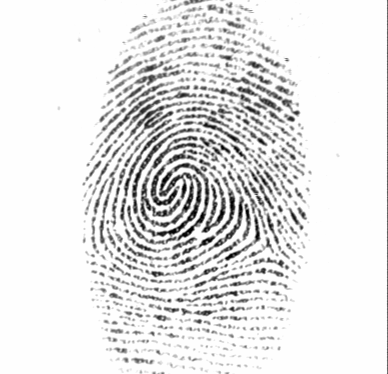
%> input picture P1/77_8.bmp, 388 x 374 px
$ octave pic.m   (GNU Octave 9; MATLAB toolbox functions it lacks are replaced by stand-ins)
%> lines starting %> are read from the running program, lines starting %| are printed output that depends on the picture
### P1/get_block_and_DFT.m
function [ block, DFT_block, result_block, abs_block, num ] = get_block_and_DFT( resized_img, zeroed_img, m )
% block, DFT_block, result_block, abs_block, num 分别为
% 原图各分块，为DFT补零各分块，DFT后各分块，各分块幅值，分块数

% 计算分块数
if mod(m, 2) == 0
    num = 1 +2*(m-8)/14;
else
    num = 2 + 2*(m-15)/14;
end

block = cell(num, num);
DFT_block = cell(num, num);
result_block = cell(num, num);
abs_block = cell(num, num);

for i=1:num
    for j=1:num
        block{i, j} = resized_img(1+(i-1)*7:8+(i-1)*7, 1+(j-1)*7:8+(j-1)*7);
        DFT_block{i, j} = zeroed_img(1+(i-1)*7:32+(i-1)*7, 1+(j-1)*7:32+(j-1)*7);
        result_block{i, j} = fftshift(fft2(DFT_block{i, j}));
        abs_block{i, j} = abs(result_block{i, j});
    end
end

end

### P1/get_dir_and_fre.m
function [ dir, fre ] = get_dir_and_fre( abs_block, num )
% 图像块方向
dir = zeros(num, num);
% 归一化后的图像块频率
fre = zeros(num, num);
distance = zeros(num, num);

for i=1:num
    for j=1:num
        [x, y] = sort(abs_block{i, j}(:),'descend');
% [9 lines of commented-out code are left out]
        for k=1:10
            % 本来应该求取两峰值间的距离
            % 但因为指纹图像不是标准正弦波且存在干扰
            % 换成在最大的10个点中找关于原点对称的一对
            % 否则效果不理想

            % 返回矩阵下标
            [x1, y1] = ind2sub([32, 32],y(k));
            [x2, y2] = ind2sub([32, 32],y(k+1));
            if (abs_block{i,j}(x1,y1)==abs_block{i,j}(x2,y2)&&(x1+x2)/2==17&&(y1+y2)/2==17)
                dir(i,j) = atan((x2-x1)/(y2-y1))+pi/2;
                distance(i,j) = sqrt(((x2-x1)/2)^2+((y2-y1)/2)^2);
                fre(i,j) = distance(i,j)/32;
                if (distance(i,j)>=6)
                    fre(i,j) = -1;
                    dir(i,j) = 0;
                end
                break;
            end
        end
    end
end
% 对图片'23_2.bmp'的特殊处理
% 通过调参可以去掉此段所要去除的图片底部阴影
% 但也会导致此外的整个图片效果不如这样处理的结果
% 最终还是选择这样处理
if num == 51
    fre(49:51,:) = -1;
end
end

### P1/show_dir.m
function  show_dir( dir )
[m, n] = size(dir);
x = 0:n-1;
y = 0:m-1;
quiver(x, y, cos(dir), sin(dir));
axis([0 n 0 m]),axis image, axis ij;


end

### P1/filter_dir.m
function [ better_dir ] = filter_dir( dir )
% 按照题目给的建议滤波
dir2 = 2*dir;
cos_dir2 = cos(dir2);
sin_dir2 = sin(dir2);

h = fspecial('gaussian', 5, 4);
cos_dir2 = imfilter(cos_dir2, h, 'conv');
sin_dir2 = imfilter(sin_dir2, h, 'conv');

better_dir = 0.5*atan2(sin_dir2, cos_dir2);

end

### P1/get_filter_block.m
function [ Gabor_block ] = get_filter_block( better_fre, dir, Wg, num )
Gabor_block = cell(num, num);
for i=1:num
    for j=1:num
        newdir = pi/2 - dir(i,j);
        newfre = better_fre(i,j);
        if newfre <= 0
            Gabor_block{i,j}=zeros(Wg, Wg);
        else
            Gabor_block{i,j}=filter_Gabor(newdir, newfre, floor(Wg/2));
        end
    end
end

end

### P1/Gabor_img.m
function [ better_img ] = Gabor_img( better_fre, zeroed_img, s, Gabor_block)
Wg = 11;
better_img = zeros(s-2, s-2);
for i=1:s-2
    for j=1:s-2
        if(better_fre(floor((i+6)/7),floor((j+6)/7))>0)
            a = zeroed_img(i+13-floor(Wg/2):i+13+floor(Wg/2),j+13-floor(Wg/2):j+13+floor(Wg/2)).*Gabor_block{floor((i+6)/7),floor((j+6)/7)};
            better_img(i,j) = sum(sum(a));
        else
            better_img(i,j)=255;
        end
    end
end

end

### P1/pic.m
% 读图
% 可以换图
pic_name = '77_8.bmp';
ori_img = imread(pic_name);
%> ori_img is the input picture: size 374x388 uint8; min 1, max 254, mean 229.5
ori_img = im2double(ori_img);
%> ori_img: size 374x388 double
figure(1),imshow(ori_img);
[m, n] = size(ori_img);
%> m = 374; n = 388

if strcmp(pic_name ,'23_2.bmp') || strcmp(pic_name , '77_8.bmp')
    % 调整原图尺寸
    % 一开始调到与原图尺寸最接近的满足重叠分割的边长
    % 尝试别的尺寸
    % 这两个尺寸比较合适
    if strcmp(pic_name ,'23_2.bmp')
        s = 358;
    elseif strcmp(pic_name , '77_8.bmp')
        s = 428;
    end
    resized_img = imresize(ori_img, [s, s], 'bicubic');

    % 去除直流分量
    resized_img = resized_img - mean2(resized_img);

    % 补零
    % 要以8*8分块为中心做32*32的DFT，添加一圈边缘
    zeroed_img = padarray(resized_img, [12, 12]);
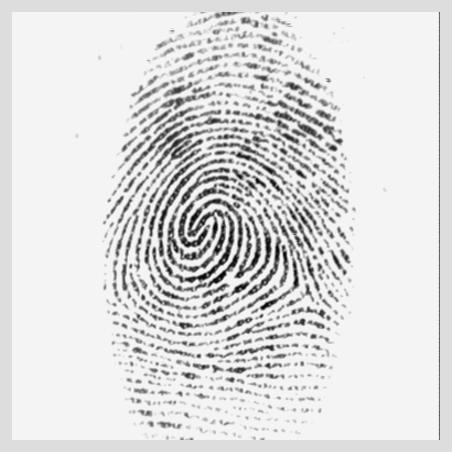
%> zeroed_img: size 452x452 double; min -0.942, max 0.141, mean 1.54e-17; drawn with min black and max white

    % 分块并求DFT
    % 每两个相邻8*8像素块间有一个宽度的重叠
    % 同时得到需做DFT的各像素块
    % 得到DFT结果及其幅度谱
    [block, DFT_block, result_block, abs_block, num] = get_block_and_DFT(resized_img, zeroed_img, s);
%> after the loop in get_block_and_DFT, `for i=1:num`: DFT_block = 3721 items
%> block = 3721 items; DFT_block = 3721 items; result_block = 3721 items; abs_block = 3721 items; num = 61

    % 估计图像是否属于指纹区域
    % 如果属于估计脊线方向和频率
    [ dir, fre ] = get_dir_and_fre( abs_block, num);
%> in get_dir_and_fre, `dir = zeros(num, num);`: dir: size 61x61 double; every value is 0
%> the loop in get_dir_and_fre, `for i=1:num` made 61 passes
%> after the loop in get_dir_and_fre, `for i=1:num`:
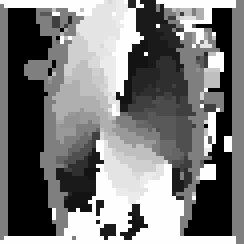
%> dir: size 61x61 double (shown 4 times larger); min 0, max 3.14, mean 1.49; drawn with min black and max white
%> after the loop in get_dir_and_fre, `for i=1:num`:
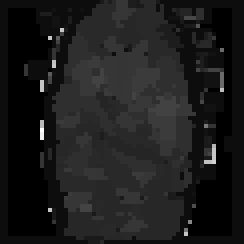
%> distance: size 61x61 double (shown 4 times larger); min 0, max 19.21, mean 2.14; drawn with min black and max white

    % 显示方向图
    figure(2),show_dir(dir);
%> after `show_dir(dir)`:
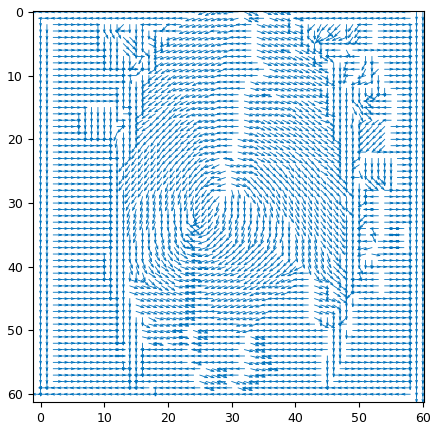
%> figure redrawn from the program's plot data; highest point at x = 59, y = 61.25

    % 对方向图进行平滑并显示
    better_dir = filter_dir( dir );
    figure(3),show_dir(better_dir);
%> after `show_dir(better_dir)`:
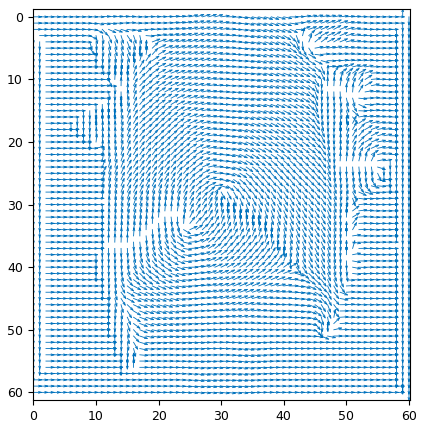
%> figure redrawn from the program's plot data; highest point at x = 60, y = 61.25

    % 显示频率图
    figure(4),imshow(fre ./ max(max(fre)));

    % 对频率图进行平滑并显示
    h = fspecial('average', 5);
    better_fre = imfilter(fre,h,'replicate');
    figure(5),imshow(better_fre ./ max(max(better_fre)));

    % 得到每个像素块的gabor滤波器
    % 窗口大小11
    Wg = 11;
    Gabor_block = get_filter_block(better_fre, dir,Wg, num);
%> in get_filter_block, `Gabor_block = cell(num, num);`: Gabor_block = 3721 items
%> the loop in get_filter_block, `for i=1:num` made 61 passes

    % 按照论文方法对图像Gabor滤波
    better_img  = Gabor_img( better_fre, zeroed_img, s, Gabor_block);
%> after the loop in Gabor_img, `for i=1:s-2`:
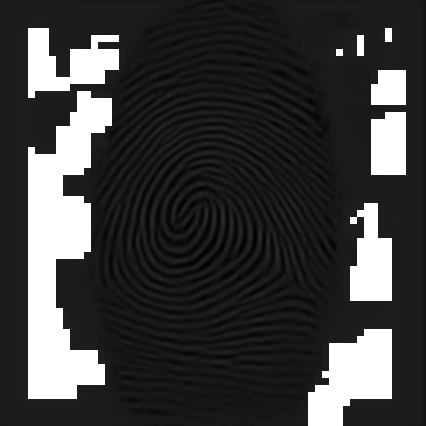
%> better_img: size 426x426 double; min -23.75, max 255, mean 44.1; drawn with min black and max white
    figure(6),imshow(better_img);
%> after `imshow(better_img)`:
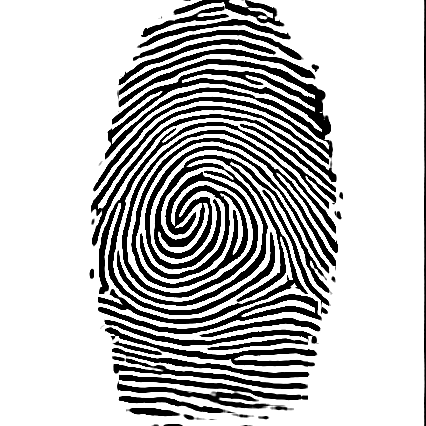
%> displayed picture: size 426x426, on the screen's scale of 0 to 255; min 0, max 255, mean 191

elseif strcmp(pic_name ,'3.bmp')

    % 分块并求DFT
    [DFT_img, m1, n1, padded_img ] = get_block_and_DFT1(ori_img);

    % 前景分割mask
    mask = zeros(size(padded_img));

    % 估计脊线方向和频率，得到mask
    [ dir, wav, mask, fre ] = get_dir_and_fre1(DFT_img, m1, n1, mask);
    figure(2),show_dir(dir);
    figure(3),imshow( fre ./ max(max( fre)));
    % 尝试gaussian,average和disk,disk效果最好
    h = fspecial('disk', 5);
    mask = imfilter(mask,h);
    figure(4),imshow(mask);

    % 对方向图和频率图进行平滑
    better_dir = filter_dir( dir );
    h = fspecial('average', 5);
    wav = imfilter(wav, h);
    fre = imfilter(fre, h);
    figure(5),show_dir(better_dir);
    figure(6),imshow(fre ./ max(max(fre)));

    % gabor滤波
    better_img = Gabor_img1(padded_img, wav, better_dir, mask);
    figure(8),imshow(better_img);

end
